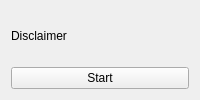
<?xml version="1.0" encoding="UTF-8"?>
<ui version="4.0">
    <class>StartingPage</class>
        <widget class="QWidget" name="StartingPage">
            <layout class="QVBoxLayout" name="verticalLayout">
                <item>
                    <widget class="QLabel" name="disclaimerLabel">
                        <property name="text">
                            <string>Disclaimer</string>
                        </property>
                    </widget>
                </item>
                <item>
                    <widget class="QPushButton" name="nextButton">
                        <property name="text">
                            <string>Start</string>
                        </property>
                    </widget>
                </item>
            </layout>
        </widget>
</ui>
